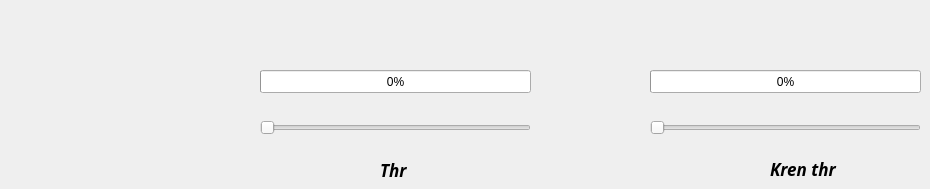
   <widget class="QWidget" name="tabMan">
    <attribute name="title">
     <string>Manual</string>
    </attribute>
    <widget class="QProgressBar" name="progressBar_2">
     <property name="geometry">
      <rect>
       <x>650</x>
       <y>70</y>
       <width>271</width>
       <height>23</height>
      </rect>
     </property>
     <property name="minimum">
      <number>-300</number>
     </property>
     <property name="maximum">
      <number>300</number>
     </property>
     <property name="value">
      <number>-300</number>
     </property>
    </widget>
    <widget class="QSlider" name="horizontalSlider_2">
     <property name="geometry">
      <rect>
       <x>650</x>
       <y>120</y>
       <width>271</width>
       <height>16</height>
      </rect>
     </property>
     <property name="minimum">
      <number>-300</number>
     </property>
     <property name="maximum">
      <number>300</number>
     </property>
     <property name="value">
      <number>-300</number>
     </property>
     <property name="orientation">
      <enum>Qt::Horizontal</enum>
     </property>
    </widget>
    <widget class="QLabel" name="label_2">
     <property name="geometry">
      <rect>
       <x>770</x>
       <y>160</y>
       <width>67</width>
       <height>17</height>
      </rect>
     </property>
     <property name="font">
      <font>
       <family>Yrsa</family>
       <pointsize>13</pointsize>
       <weight>75</weight>
       <italic>true</italic>
       <bold>true</bold>
      </font>
     </property>
     <property name="text">
      <string>Kren thr</string>
     </property>
    </widget>
    <widget class="QProgressBar" name="progressBar">
     <property name="geometry">
      <rect>
       <x>260</x>
       <y>70</y>
       <width>271</width>
       <height>23</height>
      </rect>
     </property>
     <property name="minimum">
      <number>1000</number>
     </property>
     <property name="maximum">
      <number>2000</number>
     </property>
     <property name="value">
      <number>1000</number>
     </property>
    </widget>
    <widget class="QSlider" name="horizontalSlider">
     <property name="geometry">
      <rect>
       <x>260</x>
       <y>120</y>
       <width>271</width>
       <height>16</height>
      </rect>
     </property>
     <property name="minimum">
      <number>1000</number>
     </property>
     <property name="maximum">
      <number>2000</number>
     </property>
     <property name="orientation">
      <enum>Qt::Horizontal</enum>
     </property>
    </widget>
    <widget class="QLabel" name="label">
     <property name="geometry">
      <rect>
       <x>380</x>
       <y>160</y>
       <width>41</width>
       <height>20</height>
      </rect>
     </property>
     <property name="font">
      <font>
       <family>Yrsa</family>
       <pointsize>13</pointsize>
       <weight>75</weight>
       <italic>true</italic>
       <bold>true</bold>
      </font>
     </property>
     <property name="text">
      <string>Thr</string>
     </property>
    </widget>
   </widget>
